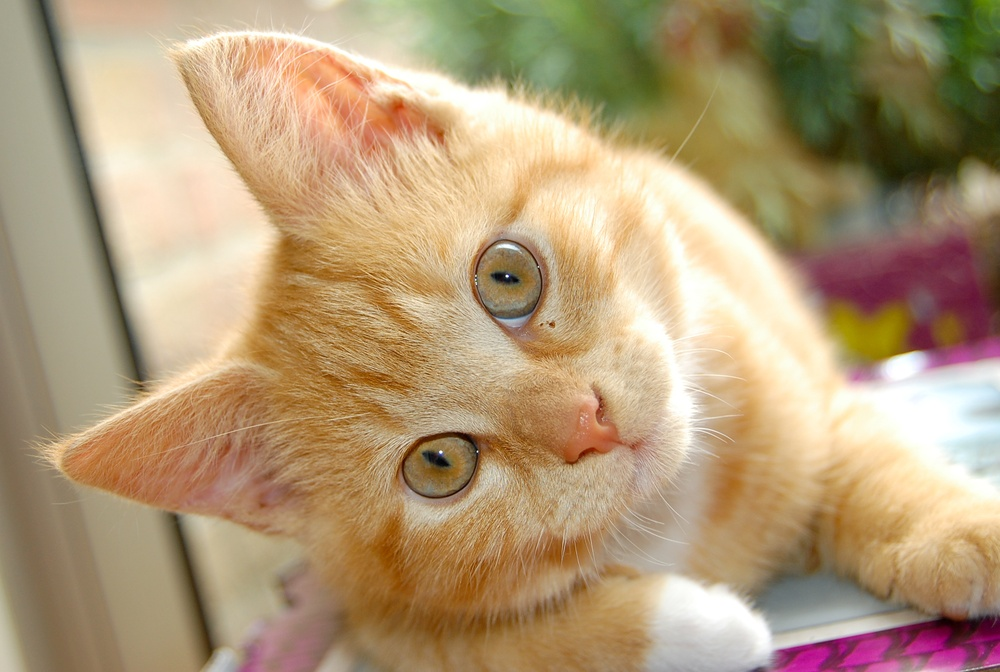
#> input picture cat.jpg, 1000 x 672 px, shrunk from 2673 x 1797 before the run
$ python grayscale_histogram.py --image ../cat.jpg
#> lines starting #> are read from the running program, lines starting #| are printed output that depends on the picture
# -*- coding: utf-8 -*-
# @Author:   MR_Radish
# @Date:     2018-07-26 15:31:24
# @E-mail:   ty_2016@foxmail.com
# @FileName: grayscale_histogram.py
# @TODO: 灰度图计算直方图

from matplotlib import pyplot as plt
import argparse
import cv2

ap = argparse.ArgumentParser()
ap.add_argument("-i", "--image", required=True, help="Path to the image")
args = vars(ap.parse_args())

image = cv2.imread(args["image"])
#> image is the input picture: shape (672, 1000, 3); mean B, G, R 119.2, 153.6, 177.2

image = cv2.cvtColor(image, cv2.COLOR_BGR2GRAY)
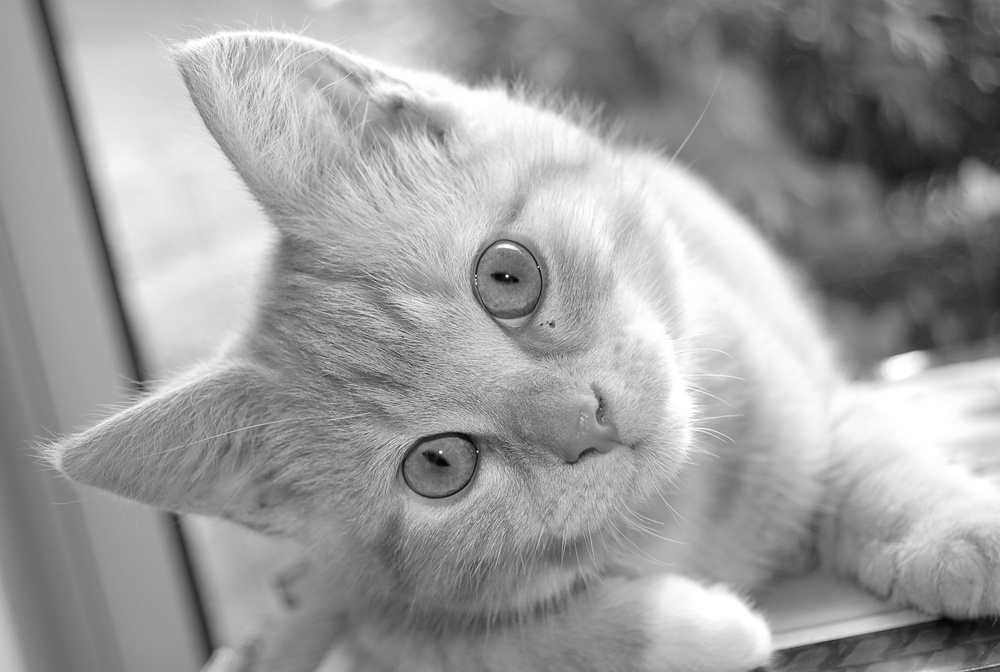
#> image: shape (672, 1000); min 2, max 255, mean 156.8
cv2.imshow("Original", image)

# param1:images: This is the image that we want to compute a
			# histogram for. Wrap it as a list: [myImage].
# param2:channels: This is a list of indexes, where we specify
			# the index of the channel we want to compute a histogram for. To compute
			# a histogram of a grayscale
			# image, the list would be [0]. To compute a histogram
			# for all three red, green, and blue channels, the channels list would be [0,1,2]
# param3:mask:If a mask is
			# provided, a histogram will be computed for masked
			# pixels only.
# param4:histSize: This is the number of bins we want to use
			# when computing a histogram. Again, this is a list, one
			# for each channel we are computing a histogram for.
			# The bin sizes do not all have to be the same. Here is
			# an example of 32 bins for each channel: [32,32,32].
# param5:ranges: Here we specify The range of possible pixel
			# values. Normally, this is [0, 256] for each channel, but
			# if you are using a color space other than RGB (such as
			# HSV), the ranges might be different.
hist = cv2.calcHist([image], [0], None, [256], [0, 256])
#> hist = 256 values, max 6755 at index 132, min 0 at index 0, mean 2625

plt.figure()
plt.title("Grayscale Histogram")
plt.xlabel("Bins")
plt.ylabel("# of Pixels")
plt.plot(hist)
plt.show()
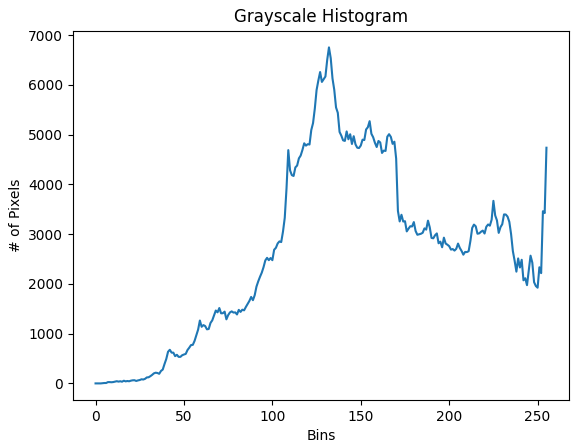
#> figure drawn by matplotlib, 1 panel; curve peaks at x = 132, y = 6755
cv2.waitKey(0)
